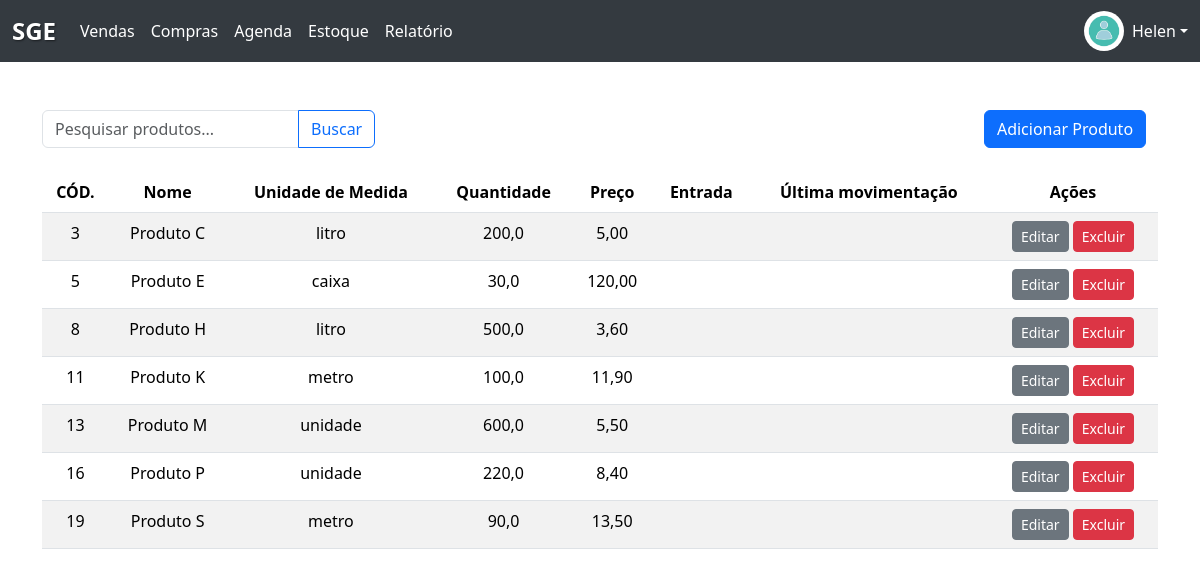
Screenshot of /estoque/ (signed in) with the database file from the repository.
### Produto/models.py (models this page shows, shortened)
class Produto(models.Model):
    UNIDADES_MEDIDA = [
        ('KG', 'Kilograma'),
        ('UN', 'Unidade'),
        ('LT', 'Litro'),
        ('CX', 'Caixa'),
        ('MT', 'Metro'),
    ]
    descricao = models.CharField(max_length=100)
    valor = models.DecimalField(max_digits=10, decimal_places=2)
    unidade_medida = models.CharField(
        max_length=5, choices=UNIDADES_MEDIDA, blank=False, null=False)
    quantidade = models.DecimalField(max_digits=10, decimal_places=1)
    estoque_id = models.ForeignKey(
        Estoque, on_delete=models.CASCADE, related_name='produtos')
    data_joined = models.DateField(
        max_length=date.today(), default=date.today())

### Produto/views.py (the view)
# urls.py: path('estoque/', estoque_view, name='estoque'),
def estoque_view(request):
    colaborador = Colaborador.objects.get(username=request.user)
    organizacao = colaborador.organizacao
    if request.method == 'POST':
        form = CriaProduto(request.POST, organizacao=organizacao)
        if form.is_valid():
            form.save(commit=False)
            form.save()
            messages.success(request, 'Produto criado!')
            return redirect('estoque')
        else:
            messages.info(request, 'Erro ao criar o produto, tente novamente.')
    else:
        form = CriaProduto(organizacao=organizacao)
        query = request.GET.get('q')
        if query:
            produtos = Produto.objects.filter(descricao__icontains=query)
        else:
            produtos = Produto.objects.filter(
                estoque_id__organizacao=organizacao)
    return render(request, 'estoque.html', {
        'form': form,
        'produtos': produtos
    })

### Produto/models.py
class CriaProduto(ModelForm):
    class Meta:
        model = Produto
        fields = ['descricao', 'valor',
                  'unidade_medida', 'quantidade', 'estoque_id']
        widgets = {
            'descricao': forms.TextInput(attrs={'class': 'form-control', 'required': 'true'}),
            'valor': forms.NumberInput(attrs={'class': 'form-control'}),
            'unidade_medida': forms.Select(attrs={'class': 'form-control'}),
            'quantidade': forms.NumberInput(attrs={'class': 'form-control'}),
            'estoque_id': forms.Select(attrs={'class': 'form-control'})
        }
    def __init__(self, *args, **kwargs):
        organizacao = kwargs.pop('organizacao', None)
        super().__init__(*args, **kwargs)
        if organizacao:
            self.fields['estoque_id'].queryset = Estoque.objects.filter(
                organizacao=organizacao)
        else:
            self.fields['estoque_id'].queryset = Estoque.objects.none()

### Estoque/models.py (called while the page is built)
    def __str__(self):
        return self.nome

### Estoque/templates/estoque.html (shortened to what this page needs)
{% extends "base.html"%}
{% load static %}
{%block conteudo%}
<div class="container mt-5">
    <section class="d-flex justify-content-between align-items-center mb-4">
        <form method="GET" action="{% url 'estoque' %}">
            <div class="input-group">
                <input type="text" class="form-control" name="q" placeholder="Pesquisar produtos..."
                    value="{{ request.GET.q }}">
                <button class="btn btn-outline-primary" type="submit">Buscar</button>
            </div>
        </form>
        <div class="col-md-2 text-center">
            <a type="button" class="btn btn-primary" data-bs-toggle="modal" data-bs-target="#productModal">
                Adicionar Produto
            </a>
        </div>
    </section>
    <div class="table-responsive">
        <table class="table table-striped">
            <thead>
                <tr>
                    <th>CÓD.</th>
                    <th>Nome</th>
                    <th>Unidade de Medida</th>
                    <th>Quantidade</th>
                    <th>Preço</th>
                    <th>Entrada</th>
                    <th>Última movimentação</th>
                    <th>Ações</th>
                </tr>
            </thead>
            <tbody>
                {% for produto in produtos %}
                <tr data-id="{{ produto.id }}">
                    <td data-field="id">{{ produto.id }}</td>
                    <td class="editavel" data-field="descricao">{{ produto.descricao }}</td>
                    <td class="editavel" data-field="unidade_medida">{{ produto.unidade_medida }}</td>
                    <td class="editavel" data-field="quantidade">{{ produto.quantidade }}</td>
                    <td class="editavel" data-field="valor">{{ produto.valor }}</td>
                    <td>{{ produto.data_joined|date:"d/m/y" }}</td>
                    <td>{{ produto.data_saida }}</td>
                    <td>
                        <button type="button" class="btn btn-sm btn-secondary btn-editar">Editar</button>
                        <button type="button" class="btn btn-sm btn-danger" data-bs-toggle="modal"
                            data-bs-target="#confirmDeleteModal" data-produto-id="{{ produto.id }}">
                            Excluir
                        </button>
                    </td>
                </tr>
                {% empty %}
                <tr>
                    <td colspan="7" class="text-center">Nenhum produto encontrado</td>
                </tr>
                {% endfor %}
            </tbody>
        </table>
    </div>
</div>
{%endblock%}

### templates/base.html (shortened to what this page needs)
<!DOCTYPE html>
<html lang="en">
<head>
  {% load static %}
  <link href="https://cdn.jsdelivr.net/npm/bootstrap@5.3.3/dist/css/bootstrap.min.css" rel="stylesheet"
>
</head>
<body class="text-center">
  {% block navbar %}
  <nav class="navbar navbar-expand-lg navbar-custom">
    <div class="container-fluid">
      <a class="navbar-brand" href="#">SGE</a>
      <div class="collapse navbar-collapse" id="navbarNav">
        <ul class="navbar-nav me-auto">
          <li class="nav-item">
            <a class="nav-link" href="#">Vendas</a>
          </li>
          <li class="nav-item">
            <a class="nav-link" href="#">Compras</a>
          </li>
          <li class="nav-item">
            <a class="nav-link" href="#">Agenda</a>
          </li>
          <li class="nav-item">
            <a class="nav-link" href="{% url 'estoque' %}">Estoque</a>
          </li>
          <li class="nav-item">
            <a class="nav-link" href="#">Relatório</a>
          </li>
        </ul>
        <div class="dropdown">
          <a href="#" class="d-flex align-items-center text-white text-decoration-none dropdown-toggle"
            id="dropdownUser1" data-bs-toggle="dropdown" aria-expanded="false">
            <img src="{% static 'assets/user_image.jpg' %}" alt="User Image" width="40" height="40"
              class="rounded-circle">
            <span class="ms-2">{{user.first_name}}</span>
          </a>
        </div>
      </div>
    </div>
  </nav>
  {% endblock %}
  {% block conteudo %}
  {% endblock %}
</body>
</html>

### templates/base.html (style rules this page uses)
.navbar-brand { font-size: 1.5rem; font-weight: bold; color: white; text-shadow: 1px 1px 2px rgba(0, 0, 0, 0.5); }
.navbar-custom { background-color: #343a40; }
.navbar-custom .navbar-brand, .navbar-custom .nav-link { color: white; }

### rows the page displays
Produto: id "3", descricao "Produto C", unidade_medida "litro", quantidade "200,0", valor "5,00"
Produto: id "5", descricao "Produto E", unidade_medida "caixa", quantidade "30,0", valor "120,00"
Produto: id "8", descricao "Produto H", unidade_medida "litro", quantidade "500,0", valor "3,60"
Produto: id "11", descricao "Produto K", unidade_medida "metro", quantidade "100,0", valor "11,90"
Produto: id "13", descricao "Produto M", unidade_medida "unidade", quantidade "600,0", valor "5,50"
Produto: id "16", descricao "Produto P", unidade_medida "unidade", quantidade "220,0", valor "8,40"
Produto: id "19", descricao "Produto S", unidade_medida "metro", quantidade "90,0", valor "13,50"

### other values shown
{{ user.first_name }} "Helen"
